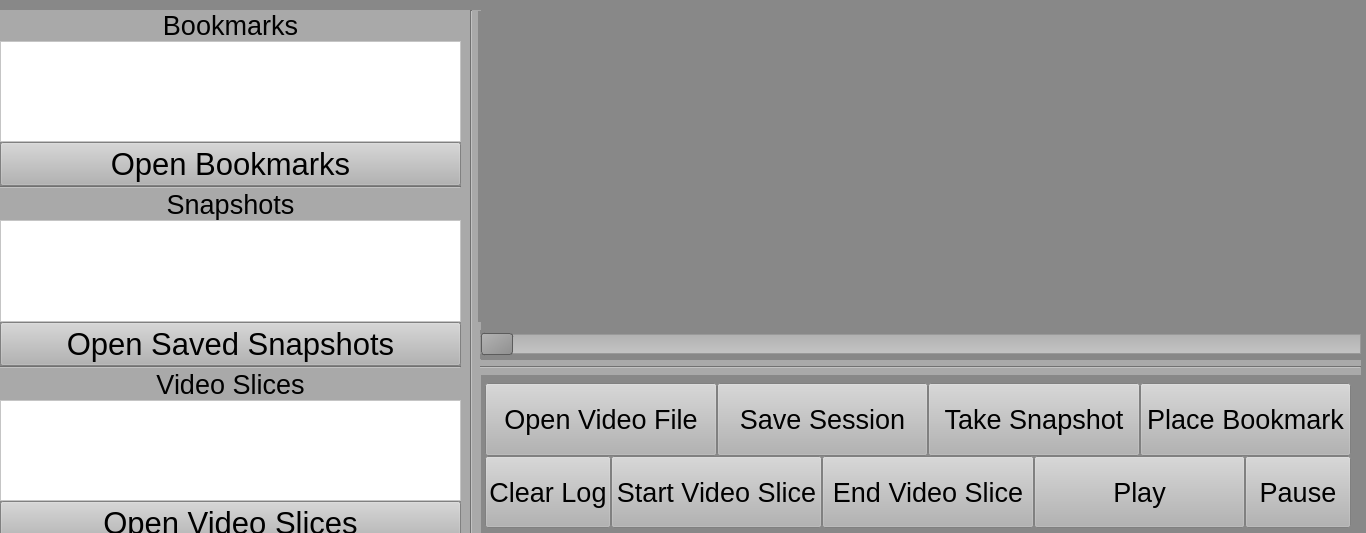
<?xml version="1.0" encoding="UTF-8"?>
<ui version="4.0">
 <class>player</class>
 <widget class="QWidget" name="player">
  <property name="geometry">
   <rect>
    <x>0</x>
    <y>0</y>
    <width>1366</width>
    <height>533</height>
   </rect>
  </property>
  <property name="sizePolicy">
   <sizepolicy hsizetype="MinimumExpanding" vsizetype="MinimumExpanding">
    <horstretch>0</horstretch>
    <verstretch>0</verstretch>
   </sizepolicy>
  </property>
  <property name="windowTitle">
   <string>Form</string>
  </property>
  <property name="styleSheet">
   <string notr="true">background-color: rgb(136, 136, 136);</string>
  </property>
  <widget class="Line" name="line_2">
   <property name="geometry">
    <rect>
     <x>480</x>
     <y>360</y>
     <width>881</width>
     <height>15</height>
    </rect>
   </property>
   <property name="sizePolicy">
    <sizepolicy hsizetype="MinimumExpanding" vsizetype="MinimumExpanding">
     <horstretch>0</horstretch>
     <verstretch>0</verstretch>
    </sizepolicy>
   </property>
   <property name="maximumSize">
    <size>
     <width>16777215</width>
     <height>15</height>
    </size>
   </property>
   <property name="styleSheet">
    <string notr="true">background-color: rgb(169, 169, 169);</string>
   </property>
   <property name="orientation">
    <enum>Qt::Horizontal</enum>
   </property>
  </widget>
  <widget class="QSlider" name="horizontalSlider">
   <property name="geometry">
    <rect>
     <x>480</x>
     <y>330</y>
     <width>881</width>
     <height>29</height>
    </rect>
   </property>
   <property name="sizePolicy">
    <sizepolicy hsizetype="MinimumExpanding" vsizetype="Fixed">
     <horstretch>0</horstretch>
     <verstretch>0</verstretch>
    </sizepolicy>
   </property>
   <property name="font">
    <font>
     <family>Ubuntu Mono</family>
     <pointsize>9</pointsize>
    </font>
   </property>
   <property name="styleSheet">
    <string notr="true">QSlider::groove:horizontal {
    border: 1px solid #999999;
    height: 18px; /* the groove expands to the size of the slider by default. by giving it a height, it has a fixed size */
    background: qlineargradient(x1:0, y1:0, x2:0, y2:1, stop:0 #B1B1B1, stop:1 #c4c4c4);
    margin: 2px 0;
}

QSlider::handle:horizontal {
    background: qlineargradient(x1:0, y1:0, x2:1, y2:1, stop:0 #b4b4b4, stop:1 #8f8f8f);
    border: 1px solid #5c5c5c;
    width: 30px;
    margin: -2px 0; /* handle is placed by default on the contents rect of the groove. Expand outside the groove */
    border-radius: 3px;
}</string>
   </property>
   <property name="orientation">
    <enum>Qt::Horizontal</enum>
   </property>
  </widget>
  <widget class="QWidget" name="layoutWidget">
   <property name="geometry">
    <rect>
     <x>478</x>
     <y>11</y>
     <width>881</width>
     <height>311</height>
    </rect>
   </property>
   <layout class="QHBoxLayout" name="horizontalLayout"/>
  </widget>
  <widget class="QWidget" name="layoutWidget">
   <property name="geometry">
    <rect>
     <x>480</x>
     <y>380</y>
     <width>881</width>
     <height>151</height>
    </rect>
   </property>
   <layout class="QGridLayout" name="gridLayout">
    <property name="leftMargin">
     <number>5</number>
    </property>
    <property name="topMargin">
     <number>3</number>
    </property>
    <property name="rightMargin">
     <number>5</number>
    </property>
    <property name="bottomMargin">
     <number>3</number>
    </property>
    <property name="spacing">
     <number>0</number>
    </property>
    <item row="1" column="5" colspan="2">
     <widget class="QPushButton" name="play">
      <property name="sizePolicy">
       <sizepolicy hsizetype="Minimum" vsizetype="MinimumExpanding">
        <horstretch>0</horstretch>
        <verstretch>0</verstretch>
       </sizepolicy>
      </property>
      <property name="font">
       <font>
        <pointsize>20</pointsize>
        <weight>50</weight>
        <bold>false</bold>
       </font>
      </property>
      <property name="styleSheet">
       <string notr="true">QPushButton{ background-color: rgb(179, 179, 179); }QPushButton:pressed{background-color: rgb(100, 100, 100); }
</string>
      </property>
      <property name="text">
       <string>Play</string>
      </property>
     </widget>
    </item>
    <item row="0" column="0" colspan="2">
     <widget class="QPushButton" name="ovf">
      <property name="sizePolicy">
       <sizepolicy hsizetype="Minimum" vsizetype="MinimumExpanding">
        <horstretch>0</horstretch>
        <verstretch>0</verstretch>
       </sizepolicy>
      </property>
      <property name="font">
       <font>
        <pointsize>20</pointsize>
       </font>
      </property>
      <property name="styleSheet">
       <string notr="true">QPushButton{ background-color: rgb(179, 179, 179); }QPushButton:pressed{background-color: rgb(100, 100, 100); }
</string>
      </property>
      <property name="text">
       <string>Open Video File</string>
      </property>
     </widget>
    </item>
    <item row="0" column="2" colspan="2">
     <widget class="QPushButton" name="sb">
      <property name="sizePolicy">
       <sizepolicy hsizetype="Minimum" vsizetype="MinimumExpanding">
        <horstretch>0</horstretch>
        <verstretch>0</verstretch>
       </sizepolicy>
      </property>
      <property name="font">
       <font>
        <pointsize>20</pointsize>
       </font>
      </property>
      <property name="styleSheet">
       <string notr="true">QPushButton{ background-color: rgb(179, 179, 179); }QPushButton:pressed{background-color: rgb(100, 100, 100); }
</string>
      </property>
      <property name="text">
       <string>Save Session</string>
      </property>
     </widget>
    </item>
    <item row="1" column="3" colspan="2">
     <widget class="QPushButton" name="evs">
      <property name="sizePolicy">
       <sizepolicy hsizetype="Minimum" vsizetype="MinimumExpanding">
        <horstretch>0</horstretch>
        <verstretch>0</verstretch>
       </sizepolicy>
      </property>
      <property name="font">
       <font>
        <pointsize>20</pointsize>
       </font>
      </property>
      <property name="styleSheet">
       <string notr="true">QPushButton{ background-color: rgb(179, 179, 179); }QPushButton:pressed{background-color: rgb(100, 100, 100); }
</string>
      </property>
      <property name="text">
       <string>End Video Slice</string>
      </property>
     </widget>
    </item>
    <item row="0" column="6" colspan="2">
     <widget class="QPushButton" name="pb">
      <property name="sizePolicy">
       <sizepolicy hsizetype="Minimum" vsizetype="MinimumExpanding">
        <horstretch>0</horstretch>
        <verstretch>0</verstretch>
       </sizepolicy>
      </property>
      <property name="font">
       <font>
        <pointsize>20</pointsize>
       </font>
      </property>
      <property name="styleSheet">
       <string notr="true">QPushButton{ background-color: rgb(179, 179, 179); }QPushButton:pressed{background-color: rgb(100, 100, 100); }
</string>
      </property>
      <property name="text">
       <string>Place Bookmark</string>
      </property>
     </widget>
    </item>
    <item row="0" column="4" colspan="2">
     <widget class="QPushButton" name="ts">
      <property name="sizePolicy">
       <sizepolicy hsizetype="Minimum" vsizetype="MinimumExpanding">
        <horstretch>0</horstretch>
        <verstretch>0</verstretch>
       </sizepolicy>
      </property>
      <property name="font">
       <font>
        <pointsize>20</pointsize>
       </font>
      </property>
      <property name="styleSheet">
       <string notr="true">QPushButton{ background-color: rgb(179, 179, 179); }QPushButton:pressed{background-color: rgb(100, 100, 100); }
</string>
      </property>
      <property name="text">
       <string>Take Snapshot</string>
      </property>
     </widget>
    </item>
    <item row="1" column="7">
     <widget class="QPushButton" name="pause">
      <property name="sizePolicy">
       <sizepolicy hsizetype="Minimum" vsizetype="MinimumExpanding">
        <horstretch>0</horstretch>
        <verstretch>0</verstretch>
       </sizepolicy>
      </property>
      <property name="font">
       <font>
        <pointsize>20</pointsize>
       </font>
      </property>
      <property name="styleSheet">
       <string notr="true">QPushButton{ background-color: rgb(179, 179, 179); }QPushButton:pressed{background-color: rgb(100, 100, 100); }
</string>
      </property>
      <property name="text">
       <string>Pause</string>
      </property>
     </widget>
    </item>
    <item row="1" column="0">
     <widget class="QPushButton" name="cl">
      <property name="sizePolicy">
       <sizepolicy hsizetype="Minimum" vsizetype="MinimumExpanding">
        <horstretch>0</horstretch>
        <verstretch>0</verstretch>
       </sizepolicy>
      </property>
      <property name="minimumSize">
       <size>
        <width>60</width>
        <height>0</height>
       </size>
      </property>
      <property name="font">
       <font>
        <pointsize>20</pointsize>
       </font>
      </property>
      <property name="styleSheet">
       <string notr="true">QPushButton{ background-color: rgb(179, 179, 179); }QPushButton:pressed{background-color: rgb(100, 100, 100); }
</string>
      </property>
      <property name="text">
       <string>Clear Log</string>
      </property>
     </widget>
    </item>
    <item row="1" column="1" colspan="2">
     <widget class="QPushButton" name="svs">
      <property name="sizePolicy">
       <sizepolicy hsizetype="Minimum" vsizetype="MinimumExpanding">
        <horstretch>0</horstretch>
        <verstretch>0</verstretch>
       </sizepolicy>
      </property>
      <property name="font">
       <font>
        <pointsize>20</pointsize>
       </font>
      </property>
      <property name="styleSheet">
       <string notr="true">QPushButton{ background-color: rgb(179, 179, 179); }QPushButton:pressed{background-color: rgb(100, 100, 100); }
</string>
      </property>
      <property name="text">
       <string>Start Video Slice</string>
      </property>
     </widget>
    </item>
    <item row="0" column="8">
     <spacer name="horizontalSpacer">
      <property name="orientation">
       <enum>Qt::Horizontal</enum>
      </property>
      <property name="sizeType">
       <enum>QSizePolicy::Fixed</enum>
      </property>
      <property name="sizeHint" stdset="0">
       <size>
        <width>5</width>
        <height>20</height>
       </size>
      </property>
     </spacer>
    </item>
   </layout>
  </widget>
  <widget class="QWidget" name="layoutWidget">
   <property name="geometry">
    <rect>
     <x>0</x>
     <y>10</y>
     <width>481</width>
     <height>535</height>
    </rect>
   </property>
   <layout class="QHBoxLayout" name="horizontalLayout_2">
    <property name="spacing">
     <number>0</number>
    </property>
    <item>
     <layout class="QVBoxLayout" name="verticalLayout">
      <item>
       <widget class="QLabel" name="label_2">
        <property name="font">
         <font>
          <pointsize>20</pointsize>
         </font>
        </property>
        <property name="styleSheet">
         <string notr="true">background-color: rgb(169, 169, 169);</string>
        </property>
        <property name="text">
         <string>Bookmarks</string>
        </property>
        <property name="alignment">
         <set>Qt::AlignCenter</set>
        </property>
       </widget>
      </item>
      <item>
       <widget class="QListWidget" name="listWidget">
        <property name="font">
         <font>
          <pointsize>20</pointsize>
         </font>
        </property>
        <property name="styleSheet">
         <string notr="true">background-color: rgb(255, 255, 255);</string>
        </property>
       </widget>
      </item>
      <item>
       <widget class="QPushButton" name="ob">
        <property name="font">
         <font>
          <pointsize>23</pointsize>
         </font>
        </property>
        <property name="styleSheet">
         <string notr="true">QPushButton{ background-color: rgb(179, 179, 179); }QPushButton:pressed{background-color: rgb(100, 100, 100); }
</string>
        </property>
        <property name="text">
         <string>Open Bookmarks</string>
        </property>
       </widget>
      </item>
      <item>
       <widget class="Line" name="line">
        <property name="styleSheet">
         <string notr="true">background-color: rgb(169, 169, 169);</string>
        </property>
        <property name="orientation">
         <enum>Qt::Horizontal</enum>
        </property>
       </widget>
      </item>
      <item>
       <widget class="QLabel" name="label">
        <property name="font">
         <font>
          <pointsize>20</pointsize>
         </font>
        </property>
        <property name="styleSheet">
         <string notr="true">background-color: rgb(169, 169, 169);</string>
        </property>
        <property name="text">
         <string>Snapshots</string>
        </property>
        <property name="alignment">
         <set>Qt::AlignCenter</set>
        </property>
       </widget>
      </item>
      <item>
       <widget class="QListWidget" name="listWidget_2">
        <property name="font">
         <font>
          <pointsize>20</pointsize>
         </font>
        </property>
        <property name="styleSheet">
         <string notr="true">background-color: rgb(255, 255, 255);</string>
        </property>
       </widget>
      </item>
      <item>
       <widget class="QPushButton" name="oss">
        <property name="font">
         <font>
          <pointsize>23</pointsize>
         </font>
        </property>
        <property name="styleSheet">
         <string notr="true">QPushButton{ background-color: rgb(179, 179, 179); }QPushButton:pressed{background-color: rgb(100, 100, 100); }
</string>
        </property>
        <property name="text">
         <string>Open Saved Snapshots</string>
        </property>
       </widget>
      </item>
      <item>
       <widget class="Line" name="line_4">
        <property name="styleSheet">
         <string notr="true">background-color: rgb(169, 169, 169);</string>
        </property>
        <property name="orientation">
         <enum>Qt::Horizontal</enum>
        </property>
       </widget>
      </item>
      <item>
       <widget class="QLabel" name="label_3">
        <property name="font">
         <font>
          <pointsize>20</pointsize>
         </font>
        </property>
        <property name="styleSheet">
         <string notr="true">background-color: rgb(169, 169, 169);</string>
        </property>
        <property name="text">
         <string>Video Slices</string>
        </property>
        <property name="alignment">
         <set>Qt::AlignCenter</set>
        </property>
       </widget>
      </item>
      <item>
       <widget class="QListWidget" name="listWidget_3">
        <property name="font">
         <font>
          <pointsize>20</pointsize>
         </font>
        </property>
        <property name="styleSheet">
         <string notr="true">background-color: rgb(255, 255, 255);</string>
        </property>
       </widget>
      </item>
      <item>
       <widget class="QPushButton" name="ovs">
        <property name="font">
         <font>
          <pointsize>23</pointsize>
         </font>
        </property>
        <property name="styleSheet">
         <string notr="true">QPushButton{ background-color: rgb(179, 179, 179); }QPushButton:pressed{background-color: rgb(100, 100, 100); }
</string>
        </property>
        <property name="text">
         <string>Open Video Slices</string>
        </property>
       </widget>
      </item>
     </layout>
    </item>
    <item>
     <widget class="Line" name="line_3">
      <property name="sizePolicy">
       <sizepolicy hsizetype="MinimumExpanding" vsizetype="Minimum">
        <horstretch>0</horstretch>
        <verstretch>0</verstretch>
       </sizepolicy>
      </property>
      <property name="minimumSize">
       <size>
        <width>15</width>
        <height>0</height>
       </size>
      </property>
      <property name="maximumSize">
       <size>
        <width>20</width>
        <height>16777215</height>
       </size>
      </property>
      <property name="styleSheet">
       <string notr="true">background-color: rgb(169, 169, 169);</string>
      </property>
      <property name="orientation">
       <enum>Qt::Vertical</enum>
      </property>
     </widget>
    </item>
   </layout>
  </widget>
  <zorder>horizontalSlider</zorder>
  <zorder>layoutWidget</zorder>
  <zorder>layoutWidget</zorder>
  <zorder>line_2</zorder>
  <zorder>layoutWidget</zorder>
 </widget>
 <resources/>
 <connections/>
</ui>
